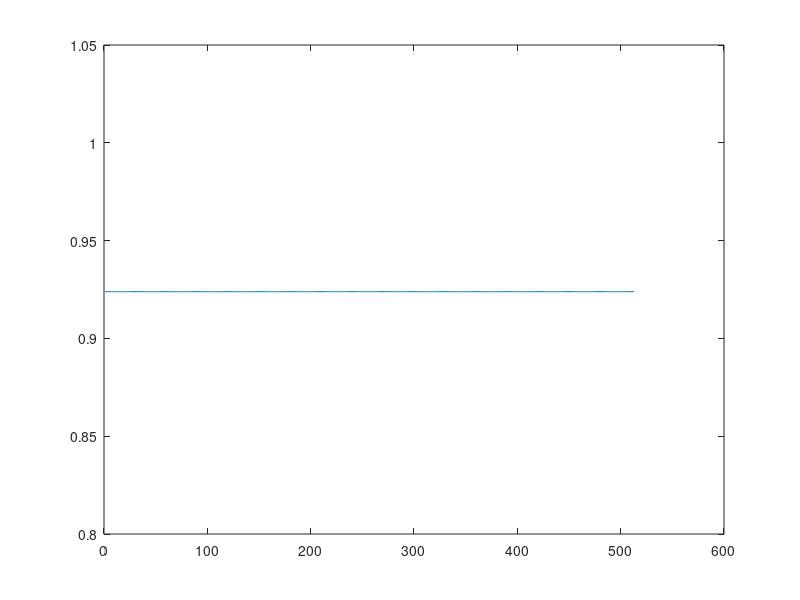

Recreate this plot in MATLAB.
clear all;
close all;

%% Define parameters

F_s = 10^6;
T = 10e-6;

f_0 = 10^5;
omega_0 = 2*pi*f_0;
phi = pi/8;
A = 1;

SNR_decibel = 0;
SNR = db2mag(SNR_decibel);
sigma = sqrt(A^2./(2*SNR));

N = 513;
n_0 = -256;
t = 0:T:T*(N-1);
k = [10,12,14,16,18,20];

t1 = A* exp(1i*(omega_0*t + phi));
t2 = sigma*randn(N,1);
t3 = 1i*sigma*randn(N,1);

x = A* exp(1i*(omega_0*t + phi)); %%+ sigma*randn(1,N) + 1i*sigma*randn(1,N);

plot(real(x)); hold on;
%plot(imag(x)); hold off;
